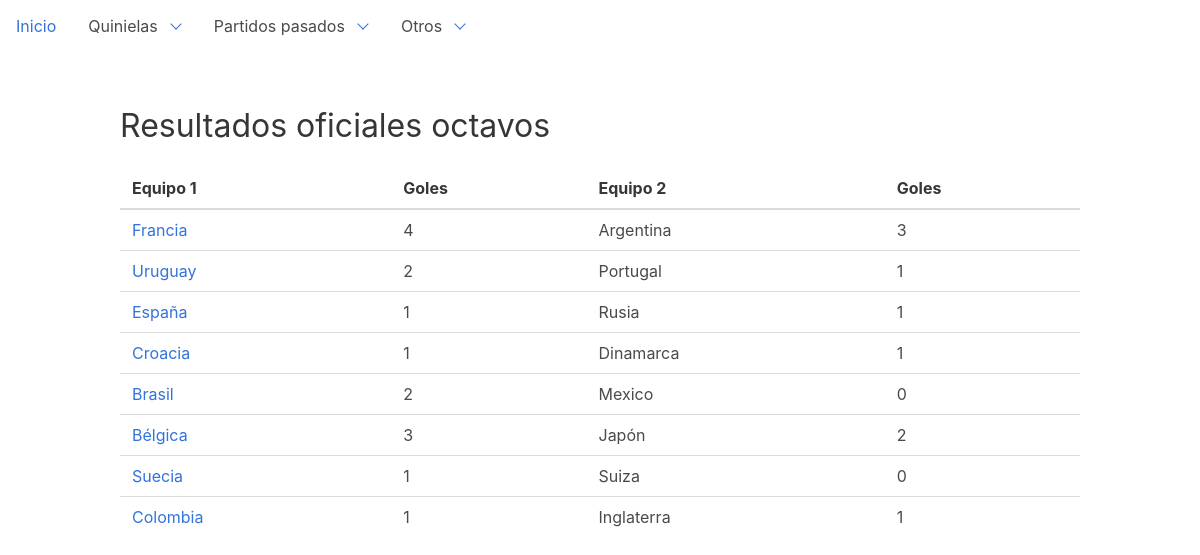
The page /dashboard/bets-8vo on the database its author committed.
### dashboard/models.py (models this page shows, shortened)
class Bet(models.Model):
    source = models.ForeignKey('Gambler', on_delete=models.DO_NOTHING, verbose_name='Fuente')
    match = models.ForeignKey('Match', on_delete=models.DO_NOTHING, verbose_name='Partido de referencia')
    team1 = models.ForeignKey('Team', on_delete=models.DO_NOTHING, related_name='bteam1', default="2",
                              verbose_name='Equipo 1')
    team2 = models.ForeignKey('Team', on_delete=models.DO_NOTHING, related_name='bteam2', default="2",
                              verbose_name='Equipo 2')
    goals_team1 = models.IntegerField(default=0, verbose_name='Goles equipo 1')
    goals_team2 = models.IntegerField(default=0, verbose_name='Goles equipo 2')
    type = models.CharField(default="Original", max_length=32, null=True)
    checked = models.BooleanField(default=False)
    class Meta:
        ordering = ["source"]
        unique_together = (("source", "match", "type"),)

class Team(models.Model):
    GROUP_CHOICES = (
        ('A', 'Grupo A'),
        ('B', 'Grupo B'),
        ('C', 'Grupo C'),
        ('D', 'Grupo D'),
        ('E', 'Grupo E'),
        ('F', 'Grupo F'),
        ('G', 'Grupo G'),
        ('H', 'Grupo H'),
    )
    group = models.CharField(choices=GROUP_CHOICES, max_length=1, null=True, default='A')
    name = models.CharField(max_length=32)
    code = models.CharField(max_length=32)
    cups = models.IntegerField(default=0)
    finals = models.IntegerField(default=0)
    semifinals = models.IntegerField(default=0)
    class Meta:
        ordering = ["name"]
    def __str__(self):
        return self.name

### dashboard/views.py (the view)
class Bet8voListView(ListView):
    model = Bet
    template_name = "dashboard/bet8vo_list.html"
    def get_queryset(self):
        queryset = super(Bet8voListView, self).get_queryset()
        return queryset.filter(source__name="Oficial", match__stage="2")

### templates/dashboard/bet8vo_list.html (shortened to what this page needs)
{% extends 'base.html' %}
{% load custom_tags %}
{% block content %}
    <h1 class="title">Resultados oficiales octavos</h1>
    <table class="sortable">
        <thead>
        <tr>
            <th>Equipo 1</th>
            <th>Goles</th>
            <th>Equipo 2</th>
            <th>Goles</th>
        </tr>
        </thead>
        <tbody>
        {% for bet in bet_list %}
            <tr>
                <td><a href="{% url 'bet-detail' bet.pk %}">{{ bet.team1 }}</a></td>
                <td>{{ bet.goals_team1 }}</td>
                <td>{{ bet.team2 }}</td>
                <td>{{ bet.goals_team2 }}</td>
            </tr>
        {% endfor %}
        </tbody>
    </table>
{% endblock %}

### rows shown on the page
Bet: team1 "Francia", goals_team1 "4", team2 "Argentina", goals_team2 "3"
Bet: team1 "Uruguay", goals_team1 "2", team2 "Portugal", goals_team2 "1"
Bet: team1 "España", goals_team1 "1", team2 "Rusia", goals_team2 "1"
Bet: team1 "Croacia", goals_team1 "1", team2 "Dinamarca", goals_team2 "1"
Bet: team1 "Brasil", goals_team1 "2", team2 "Mexico", goals_team2 "0"
Bet: team1 "Bélgica", goals_team1 "3", team2 "Japón", goals_team2 "2"
Bet: team1 "Suecia", goals_team1 "1", team2 "Suiza", goals_team2 "0"
Bet: team1 "Colombia", goals_team1 "1", team2 "Inglaterra", goals_team2 "1"
